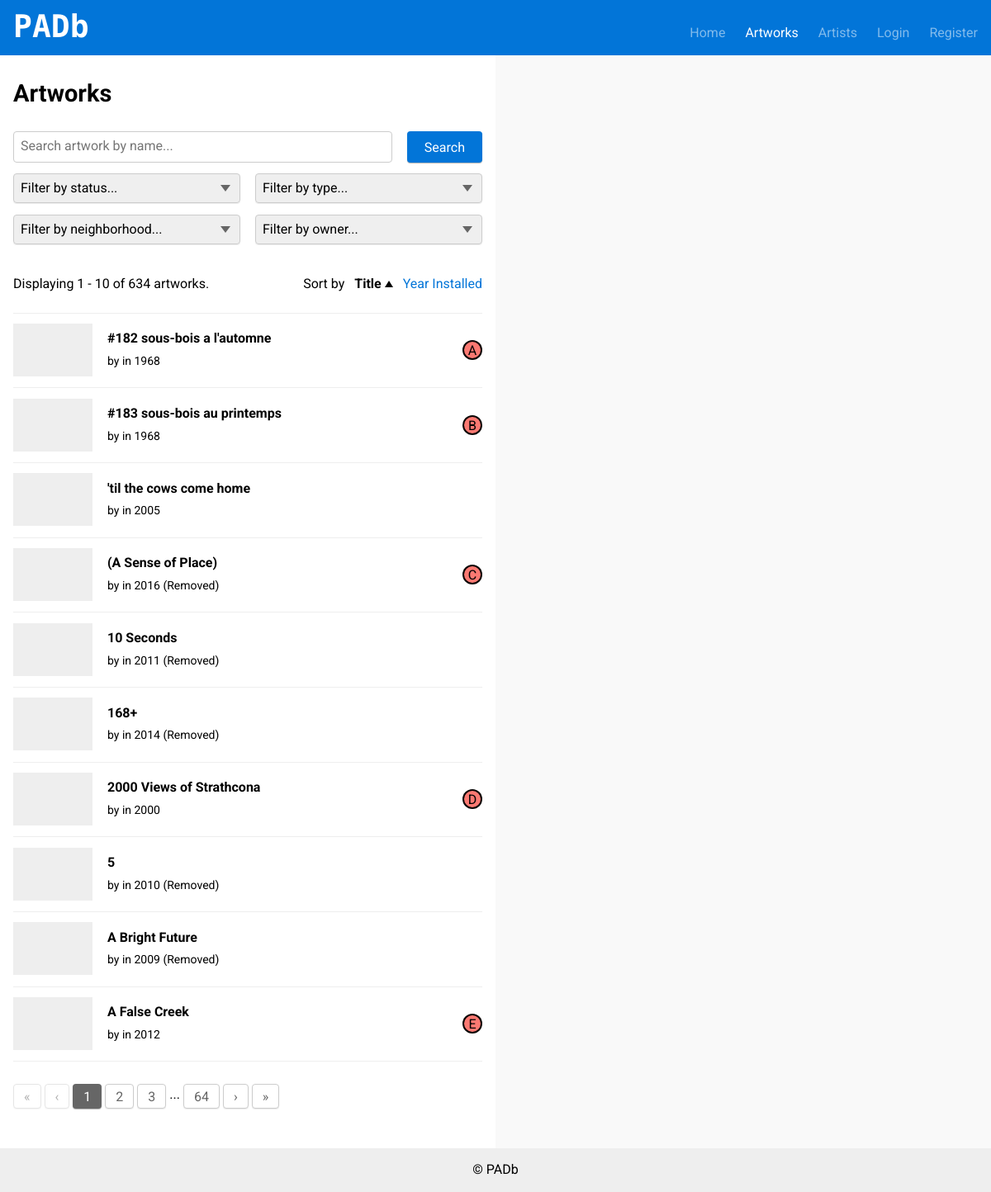
/artworks.php, run on the app's committed database.
### tables this page shows
CREATE TABLE `artworks` (
  `artworkID` int(11) NOT NULL,
  `title` text NOT NULL,
  `status` enum('In Place','Removed','','') NOT NULL,
  `yearInstalled` date NOT NULL,
  `siteName` text,
  `siteAddress` text,
  `description` text,
  `statement` text,
  `latitude` decimal(9,6) DEFAULT NULL,
  `longitude` decimal(9,6) DEFAULT NULL,
  `material` text,
  `photoURL` text,
  `websiteURL` text,
  `neighborhoodID` int(11) NOT NULL,
  `ownerID` int(11) NOT NULL,
  `typeID` int(11) NOT NULL
);

### private/functions.php (called while the page is built, shortened)
<?php
function get_url_params($params) {
  $url = '?';
  $count = 0;
  foreach ($params as $key=>$value) {
    if ($count++ > 0) $url .= '&';
    $url .= "$key=" . urlencode($value);
  }
  return $url;
}
function get_sanitized_text($text) {
  return htmlspecialchars(utf8_encode($text));
}
function is_url_external($url) {
  $components = parse_url($url);
  return !empty($components['host']) && strcasecmp($components['host'], 'example.com');
}
function get_image_cache($url) {
  $local = 'images/cache/' . md5($url);
  if (copy($url, $local)) return $local;
  return NULL;
}
function get_artwork_photo($url) {
  return get_sanitized_text(get_image_cache($url) ?? 'images/artwork.png');
}
require_once('functions.pagination.php');
?>

### public_html/artworks.php (the view, shortened to what this page needs)
<?php
require('../private/functions.php');
$limit = 10;
$alphas = range('A', 'Z');
$map_results = [];
$search_query = $_GET['query'] ?? NULL;
$search_status = isset($_GET['status']) ? $_GET['status'] : NULL;
$search_neighborhood_id = isset($_GET['neighborhood']) ? intval($_GET['neighborhood']) : NULL;
$search_owner_id = isset($_GET['owner']) ? intval($_GET['owner']) : NULL;
$search_type_id = isset($_GET['type']) ? intval($_GET['type']) : NULL;
$search_type_name = '';
$sort = (isset($_GET['sort']) && $_GET['sort'] === 'year') ? 'year' : 'title';
$sort_order = (isset($_GET['sort_order']) && $_GET['sort_order'] === 'desc') ? 'desc' : 'asc';
$page = max(isset($_GET['page']) ? intval($_GET['page']) : 1, 1);
require('../private/header.php');
?>
<main class="l-wrap-all l-wrap-all--split">
  <?php include('../private/page-header.php'); ?>
  <div class="l-split">
    <div class="l-split-a">
      <section class="l-wrap">
        <h1>
          Artworks
        </h1>
        <form method="get" class="drop">
          <div class="form-inline drop-sm">
            <input id="query" type="text" name="query" value="<?php echo htmlspecialchars($search_query); ?>" placeholder="Search artwork by name..." class="fill-width form-inline__input">
            <input type="submit" value="Search" class="btn btn--primary">
          </div>
          <div class="row">
            <div class="col col--6md drop-sm">
              <div class="form-select<?php if (!empty($search_status)) echo ' -active'; ?>">
                <select name="status" class="select-filter">
                  <option value="">Filter by status...</option>
                </select>
              </div>
            </div>
            <div class="col col--6md drop-sm">
              <div class="form-select<?php if (!empty($search_type_id)) echo ' -active'; ?>">
                <select name="type" class="select-filter">
                  <option value="">Filter by type...</option>
                </select>
              </div>
            </div>
          </div>
          <div class="row">
            <div class="col col--6md drop-sm">
              <div class="form-select<?php if (!empty($search_neighborhood_id)) echo ' -active'; ?>">
                <select name="neighborhood" class="select-filter">
                  <option value="">Filter by neighborhood...</option>
                </select>
              </div>
            </div>
            <div class="col col--6md drop-sm">
              <div class="form-select<?php if (!empty($search_owner_id)) echo ' -active'; ?>">
                <select name="owner" class="select-filter">
                  <option value="">Filter by owner...</option>
                </select>
              </div>
            </div>
          </div>
        </form>
        <?php
          $query = " FROM artworks";
          $types = '';
          $params = [];
          $filter_desc = '';
          if ($search_type_id) {
            $query .= " WHERE typeID = ?";
            $types .= 'i';
            $params[] = &$search_type_id;
            $filter_desc = " $search_type_name";
          } else {
            $filter_desc = ' artworks';
          }
          $order_by = (($sort === 'title') ? 'title ' : 'yearInstalled ') . (($sort_order === 'asc') ? 'ASC' : 'DESC');
          $stmt = $db->prepare("SELECT COUNT(*) $query");
          $stmt->execute();
          $total_rows = $stmt->get_result()->fetch_row()[0];
          if ($total_rows < 1):
        ?>
        <p>
          No artworks found.
        </p>
        <?php
          else:
          $offset = $limit * ($page - 1);
          $stmt = $db->prepare("SELECT artworkID, title, status, yearInstalled, siteAddress, latitude, longitude, photoURL, neighborhoodID, ownerID, typeID
            $query
            ORDER BY $order_by
            LIMIT $limit
            OFFSET $offset");
          $stmt->execute();
          $res1 = $stmt->get_result();
          $offset_start = $offset + 1;
          $offset_end = $offset + $res1->num_rows;
        ?>
        <div class="list-sort">
          <div class="drop-sm">
            Displaying <?php echo "$offset_start - $offset_end of $total_rows"; ?><?php echo $filter_desc; ?>.
          </div>
          <div class="drop">
            <?php
              $url_params = $_GET;
              $url_params['page'] = 1;
              $url_params['sort'] = 'title';
              $url_params['sort_order'] = 'asc';
              $sort_order_alt = $sort_order === 'asc' ? 'desc' : 'asc';
              if ($sort === 'title') $url_params['sort_order'] = $sort_order_alt;
              $sort_title = get_url_params($url_params);
              $url_params['sort'] = 'year';
              $url_params['sort_order'] = 'asc';
              $sort_year = get_url_params($url_params);
            ?>
            Sort by
            <a href="<?php echo $sort_title; ?>" class="a-sort <?php if ($sort === 'title') echo '-active'; if ($sort_order === 'desc') echo ' -alt'; ?>">Title</a>
            <a href="<?php echo $sort_year; ?>" class="a-sort <?php if ($sort === 'year') echo '-active'; if ($sort_order === 'desc') echo ' -alt'; ?>">Year Installed</a>
          </div>
        </div>
        <ul class="list">
          <?php
            $index = 0;
            while ($artwork = $res1->fetch_assoc()):
              $artwork_id = intval($artwork['artworkID']);
              $url = "artwork.php?id=$artwork_id";
              $status = $artwork['status'];
              $title = get_sanitized_text($artwork['title']);
              $year_installed = date('Y', strtotime($artwork['yearInstalled']));
              $photo_url = get_artwork_photo($artwork['photoURL']);
              if ($artwork['latitude'] !== NULL && $artwork['longitude'] !== NULL) {
                $latitude = floatval($artwork['latitude']);
                $longitude = floatval($artwork['longitude']);
                $letter = $alphas[count($map_results)];
                $index++;
                array_push($map_results, [
                  'title' => $title,
                  'url' => $url,
                  'photoURL' => $photo_url,
                  'lat' => $latitude,
                  'lng' => $longitude,
                  'letter' => $letter
                ]);
              }
          ?>
          <li class="list__item">
            <a href="<?php echo $url; ?>" class="list__thumbnail" style="background-image:url('<?php echo $photo_url; ?>')"></a>
            <div class="list__text">
              <a href="<?php echo $url; ?>" class="a-inherit">
                <strong><?php echo $title; ?></strong>
              </a><br>
              <small>
                by
                in <?php echo $year_installed; ?><?php echo ($status === 'Removed') ? ' (Removed)' : ''; ?>
              </small>
            </div>
            <?php if (isset($letter)): ?>
            <a href="#" data-index="<?php echo ($index - 1); ?>" class="action-map-center list__map-letter">
              <?php echo $letter; unset($letter); ?>
            </a>
            <?php endif; ?>
          </li>
          <?php endwhile; ?>
        </ul>
        <?php
          endif;
        ?>
      </section>
    </div>
    <div class="l-split-b">
      <div id="map" class="list-map"></div>
    </div>
  </div>
  <?php include('../private/page-footer.php'); ?>
</main>
<?php require('../private/footer.php'); ?>

### data on the page
artworks: title "#182 sous-bois a l'automne", yearInstalled "1968", letter "A"
artworks: title "#183 sous-bois au printemps", yearInstalled "1968", letter "B"
artworks: title "'til the cows come home", yearInstalled "2005"
artworks: title "(A Sense of Place)", yearInstalled "2016", status "(Removed)", letter "C"
artworks: title "10 Seconds", yearInstalled "2011", status "(Removed)"
artworks: title "168+", yearInstalled "2014", status "(Removed)"
artworks: title "2000 Views of Strathcona", yearInstalled "2000", letter "D"
artworks: title "5", yearInstalled "2010", status "(Removed)"
artworks: title "A Bright Future", yearInstalled "2009", status "(Removed)"
artworks: title "A False Creek", yearInstalled "2012", letter "E"

### other printed values
$offset_start "1"
$offset_end "10"
$total_rows "634"
$filter_desc "artworks"
$total "64"
